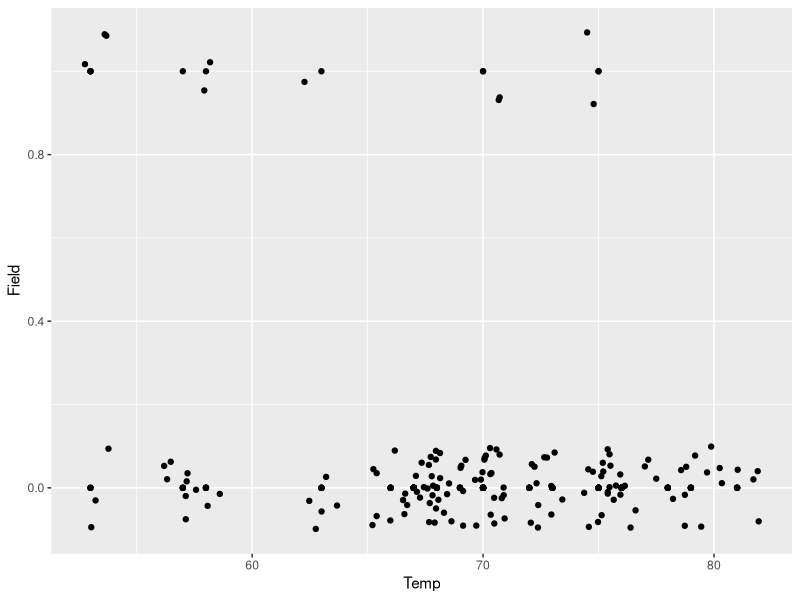
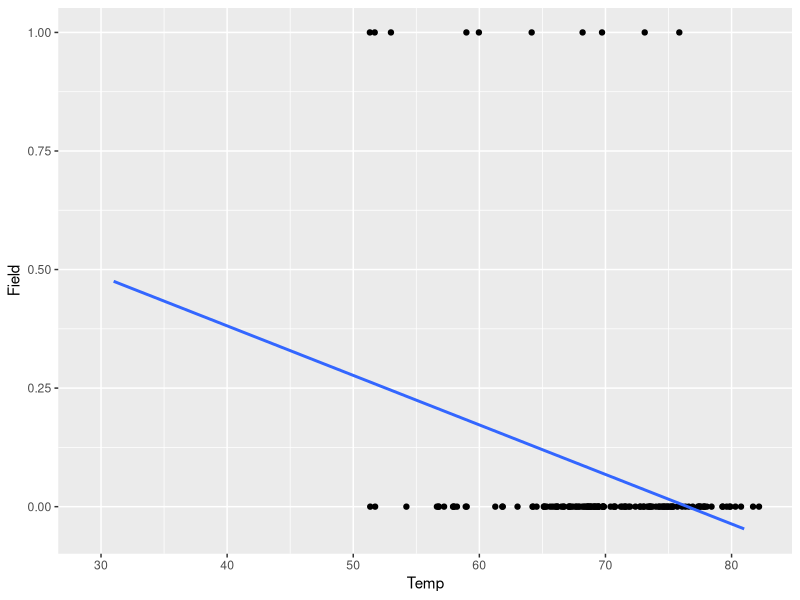
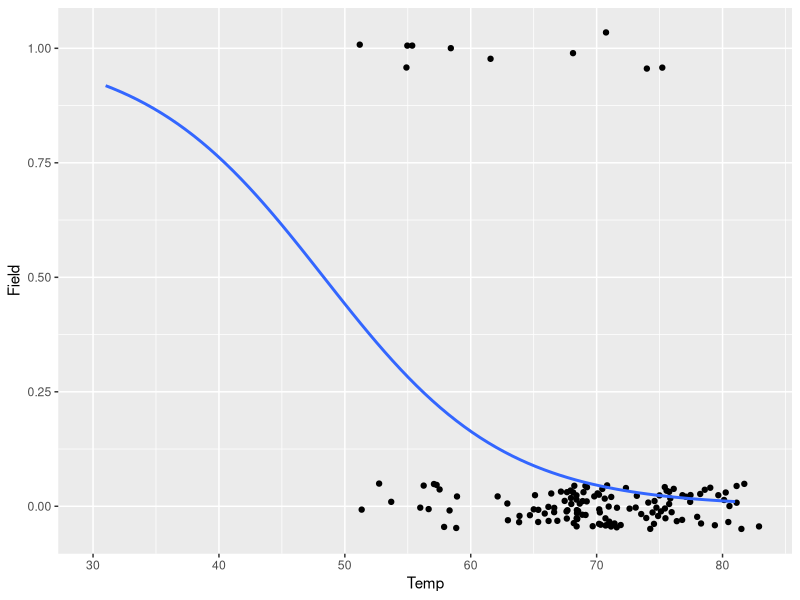
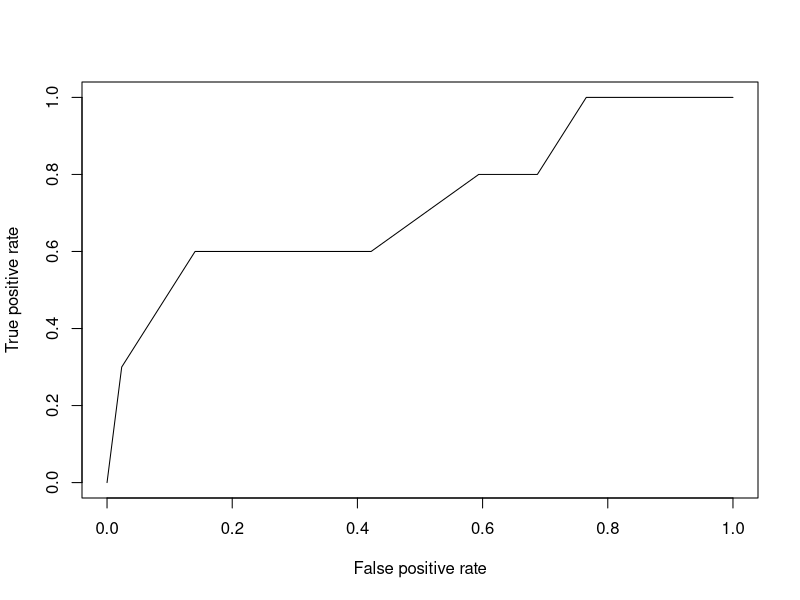
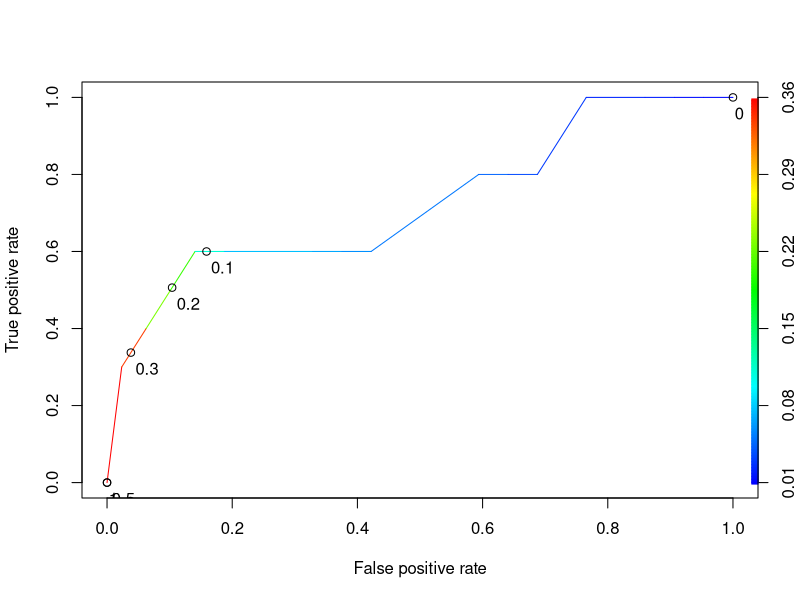

These figures' R source, in order:
## ---- chunk 1
orings <- read.csv("w3c1-challenger.csv")
str(orings)
summary(orings)
## ---- chunk 2
library("ggplot2")
ggplot(orings[orings$Field>=0,],aes(Temp,Field)) + 
  geom_point(na.rm=T) +
  geom_jitter(na.rm=T,width=1,height=0.1) 
## ---- chunk 3
model1 <- lm(Field~Temp+Pres,data=orings)
summary(model1)
## ---- chunk 4
model2 <- lm(Field~Temp,data=orings)
summary(model2)
ggplot(orings,aes(Temp,Field)) + geom_jitter(na.rm=T,height=0,width=2) + geom_smooth(method="lm",se=F,na.rm=T,fullrange=T)

## ---- chunk 5
model3 <- glm(Field~Temp+Pres,data=orings,family=binomial)
summary(model3)
## ---- chunk 6
model4 <- glm(Field~Temp,data=orings,family=binomial)
summary(model4)
## ---- chunk 7
model3$coefficients
model3$aic
## ---- chunk 8
model4$coefficients
model4$aic
## ---- chunk 9
predict(model4, newdata = orings[144,]) # predicts on log(odds) scale
predict(model4, newdata = orings[144,], type="response")
## ---- chunk 10
ggplot(orings,aes(Temp,Field)) + 
  geom_jitter(na.rm=T,height=0.05,width=2) +
  geom_smooth(method="glm",se=F,na.rm=T,fullrange=T,
              method.args = list(family = "binomial"))
## ---- chunk 11
Pred <- predict(model4,newdata=orings,type="response")
table(Pred[1:138]>0.5,orings$Field[1:138])
table(Pred[1:138]>0.3,orings$Field[1:138])
table(Pred[1:138]>0.1,orings$Field[1:138])
## ---- chunk 12
#install.packages("ROCR")
library(ROCR)
ROCRpred <- prediction(Pred[1:138],orings$Field[1:138])

?performance
ROCRperf <- performance(ROCRpred,x.measure="fpr",measure="tpr")
plot(ROCRperf)

plot(ROCRperf, colorize=T,print.cutoffs.at=c(0,0.1,0.2,0.3,0.5,1), text.adj=c(-0.2,1.7))
performance(ROCRpred,measure="auc")
